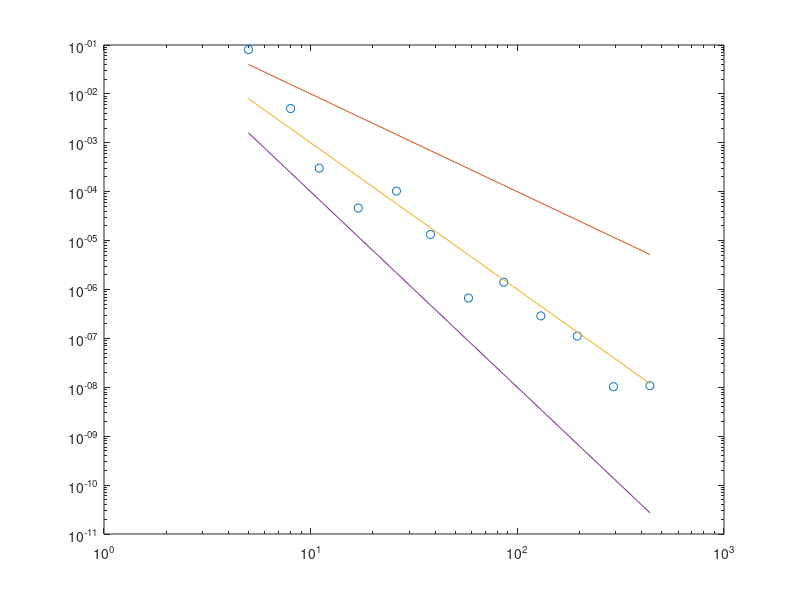

Source code (MATLAB): (Note: this script raises an error after producing the figure.)
close all

L = 1;
N_ary = round(1.5.^[4:15]);
error_ary = [];

for N = N_ary
% N = 100;
h = L/N;

x_ary = 0:h:L-h;
y_ary = 0:h:L-h;
[x_mesh,y_mesh] = meshgrid(x_ary,y_ary);

% func = @(x,y) sin(2*pi*x).*sin(2*pi*y);
func = @(x,y) sin(2*pi*x);

func_val = func(x_mesh,y_mesh);

%% 
% figure(1234)
% hold on
% omegaplot = pcolor(x_mesh,y_mesh,func_val);
% set(omegaplot, 'EdgeColor', 'none')
% axis equal
% colorbar
% pplot(12,0.8)

%% 
x_q = sqrt(2)/2; y_q = 0;
interp_val = interp2(x_mesh,y_mesh,func_val,x_q,y_q,'cubic');
exact_val = func(x_q,y_q);

error_ary = [error_ary abs(interp_val-exact_val)];
end

loglog(N_ary,error_ary,'o'); hold on
loglog(N_ary,N_ary.^-2)
loglog(N_ary,N_ary.^-3)
loglog(N_ary,N_ary.^-4)
pplot(12,0.8)

